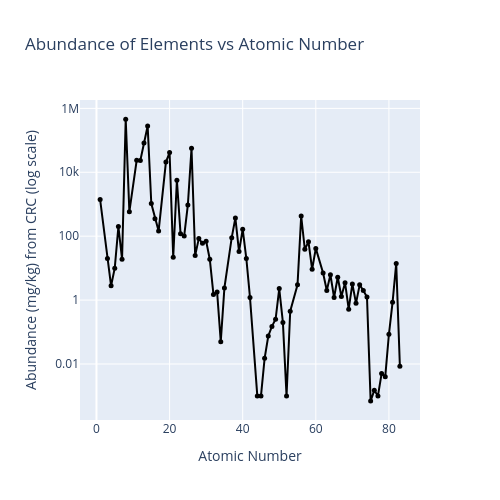

Here is the notebook cell this chart was saved with:
### Markdown cell above
```{raw} html
:file: plot_abundance.html
```

[Click here to See Interactive Plot](plot_abundance.html) (just in case it doesn't appear on this page).

We see that our plot includes the noble gasses, which are very rare on Earth and some of the higher mass highly radiactive elements that are also very rare (they have decayed away).

### remove Noble Gasses and Short-Lived Elements

I will repeat the interactive plot above but will remove the extremely rare elements form the data set.

### Code cell
noble_gasses = ["He", "Ne", "Ar", "Kr", "Xe", "Rn"]
rare_redioactives = ["Tc", "Pm", "Po", "At", "Fr", "Ra", "Ac", "Th", "Pa", "U", "Np", "Pu", "Am", "Cm", "Bk", "Cf", "Es", "Fm", "Md", "No", "Lr"]

# remove noble gasses and rare radioactives from the final DataFrame to focus on the more common elements that are relevant for biochemistry.
final_df_filtered = final_df[~final_df["symbolCRC"].isin(noble_gasses + rare_redioactives)]

# make the plot again
import plotly.express as px

final_df_filtered = final_df_filtered.sort_values("numberCRC") # Sort the DataFrame by the atomic number column in ascending order to ensure that the lines in the plot connect the points in the correct order.

fig = px.scatter(final_df_filtered, 
                x="numberCRC", 
                y="crust mg kg-1CRC",
                width=500, 
                height=500, 
                hover_data=["nameCRC"], 
                log_y=True, 
                title="Abundance of Elements vs Atomic Number", 
                labels={"numberCRC": "Atomic Number", "crust mg kg-1CRC": "Abundance (mg/kg) from CRC (log scale)"})


fig.update_traces(
    customdata=final_df_filtered[["nameCRC"]],
    hovertemplate=
    "Atomic #: %{x}<br>" +
    "Abundance: %{y}<br>" +
    "Sample: %{customdata[0]}<extra></extra>"
)

fig.update_traces(
    mode="lines+markers",
    marker=dict(size=5, color="black", opacity=1,),
    line=dict(
        color="black",
        width=2
    ),
    selector=dict(mode="markers")
)
fig.write_html("plot_abundance_filtered.html", include_plotlyjs="cdn")
fig.show()

### Figure 1 — Plotly figure (JSON) as saved in the notebook; plotly's stock layout.template omitted (floating-point values rounded to 4 significant figures)
{"data": [{"customdata": [["Hydrogen"], ["Lithium"], ["Beryllium"], ["Boron"], ["Carbon"], ["Nitrogen"], ["Oxygen"], ["Fluorine"], ["Sodium"], ["Magnesium"], ["Aluminum"], ["Silicon"], ["Phosphorus"], ["Sulfur"], ["Chlorine"], ["Potassium"], ["Calcium"], ["Scandium"], ["Titanium"], ["Vanadium"], ["Chromium"], ["Manganese"], ["Iron"], ["Cobalt"], ["Nickel"], ["Copper"], ["Zinc"], ["Gallium"], ["Germanium"], ["Arsenic"], ["Selenium"], ["Bromine"], ["Rubidium"], ["Strontium"], ["Yttrium"], ["Zirconium"], ["Niobium"], ["Molybdenum"], ["Ruthenium"], ["Rhodium"], ["Palladium"], ["Silver"], ["Cadmium"], ["Indium"], ["Tin"], ["Antimony"], ["Tellurium"], ["Iodine"], ["Cesium"], ["Barium"], ["Lanthanum"], ["Cerium"], ["Praseodymium"], ["Neodymium"], ["Samarium"], ["Europium"], ["Gadolinium"], ["Terbium"], ["Dysprosium"], ["Holmium"], ["Erbium"], ["Thulium"], ["Ytterbium"], ["Lutetium"], ["Hafnium"], ["Tantalum"], ["Tungsten"], ["Rhenium"], ["Osmium"], ["Iridium"], ["Platinum"], ["Gold"], ["Mercury"], ["Thallium"], ["Lead"], ["Bismuth"]], "hovertemplate": "Atomic #: %{x}<br>Abundance: %{y}<br>Sample: %{customdata[0]}<extra></extra>", "legendgroup": "", "line": {"color": "black", "width": 2}, "marker": {"color": "black", "opacity": 1, "size": 5, "symbol": "circle"}, "mode": "lines+markers", "name": "", "orientation": "v", "showlegend": false, "type": "scatter", "x": [1, 3, 4, 5, 6, 7, 8, 9, 11, 12, 13, 14, 15, 16, 17, 19, 20, 21, 22, 23, 24, 25, 26, 27, 28, 29, 30, 31, 32, 33, 34, 35, 37, 38, 39, 40, 41, 42, 44, 45, 46, 47, 48, 49, 50, 51, 52, 53, 55, 56, 57, 58, 59, 60, 62, 63, 64, 65, 66, 67, 68, 69, 70, 71, 72, 73, 74, 75, 76, 77, 78, 79, 80, 81, 82, 83], "xaxis": "x", "y": [1400.0, 20.0, 2.8, 10.0, 200.0, 19.0, 461000.0, 585.0, 23600.0, 23300.0, 82300.0, 282000.0, 1050.0, 350.0, 145.0, 20900.0, 41500.0, 22.0, 5650.0, 120.0, 102.0, 950.0, 56300.0, 25.0, 84.0, 60.0, 70.0, 19.0, 1.5, 1.8, 0.05, 2.4, 90.0, 370.0, 33.0, 165.0, 20.0, 1.2, 0.001, 0.001, 0.015, 0.075, 0.15, 0.25, 2.3, 0.2, 0.001, 0.45, 3.0, 425.0, 39.0, 66.5, 9.2, 41.5, 7.05, 2.0, 6.2, 1.2, 5.2, 1.3, 3.5, 0.52, 3.2, 0.8, 3.0, 2.0, 1.25, 0.0007, 0.0015, 0.001, 0.005, 0.004, 0.085, 0.85, 14.0, 0.0085], "yaxis": "y"}], "layout": {"height": 500, "legend": {"tracegroupgap": 0}, "title": {"text": "Abundance of Elements vs Atomic Number"}, "width": 500, "xaxis": {"anchor": "y", "domain": [0, 1], "title": {"text": "Atomic Number"}}, "yaxis": {"anchor": "x", "domain": [0, 1], "title": {"text": "Abundance (mg/kg) from CRC (log scale)"}, "type": "log"}}}
